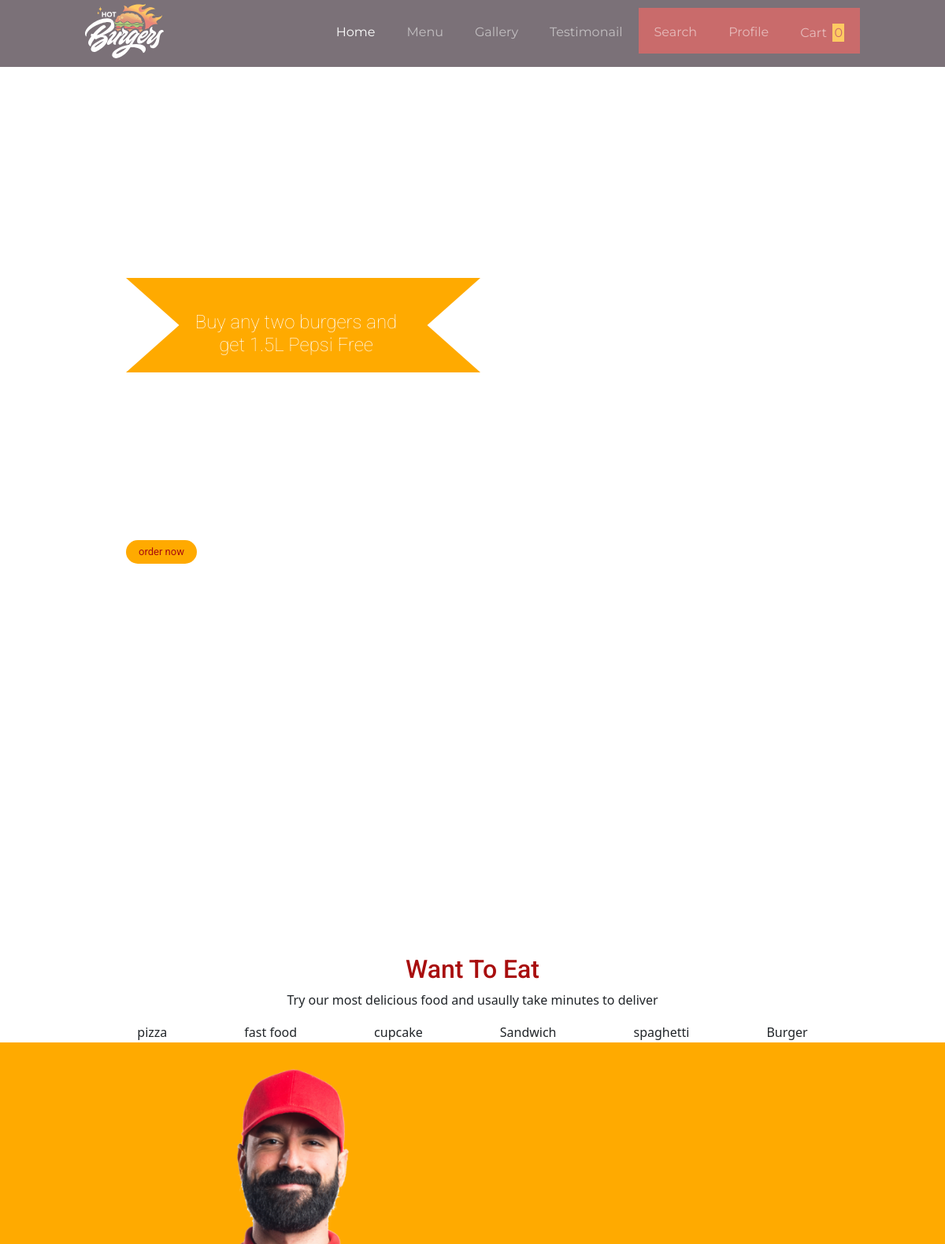
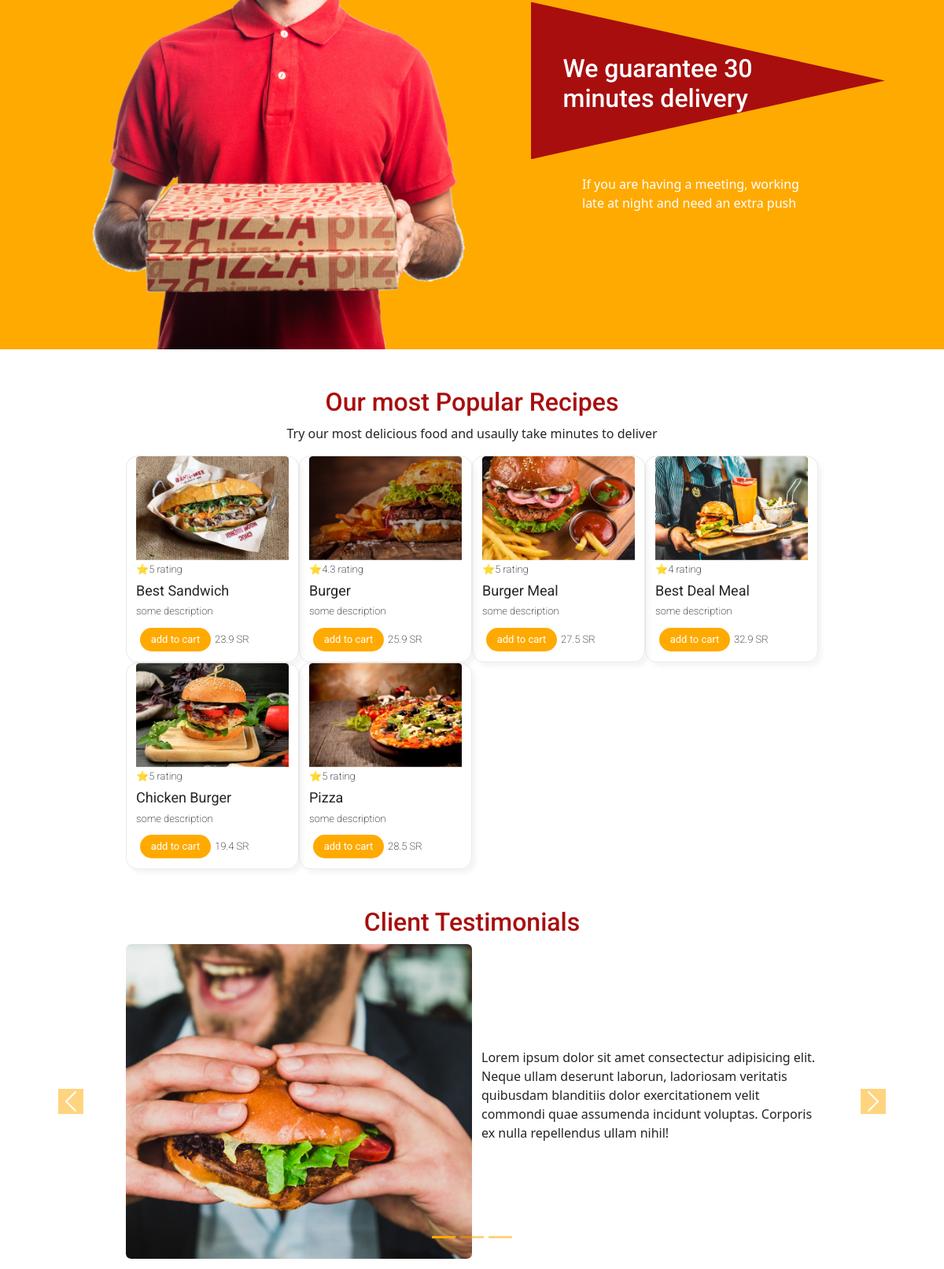
The page / (upper part) on the database its author committed (2 pictures, top to bottom).
### tables this page shows
CREATE TABLE `meal` (
  `id` int(11) NOT NULL,
  `title` varchar(50) NOT NULL,
  `price` decimal(10,4) UNSIGNED NOT NULL,
  `image` varchar(500) NOT NULL,
  `description` varchar(700) NOT NULL
);

### php/meal_db.php (called while the page is built, shortened)
<?php
class Meal_db{
    private $connection;
    public function __construct()
    {
        $this->connection = mysqli_connect('localhost:3308', 'root', '', 'meals');
    }
    public function getAllMeals(){
        $query = 'SELECT * FROM meal ';
        $meals = mysqli_query($this->connection, $query);
        $results = mysqli_fetch_all($meals, MYSQLI_ASSOC);
       for($i =1; $i<=count($results);$i++){
        $query = 'SELECT a.id, AVG(b.rating) as rating FROM meal a, reviews b where a.id=b.meal_id and a.id='.$i;
        $meals = mysqli_query($this->connection, $query);
        $res = mysqli_fetch_array($meals, MYSQLI_ASSOC);
        if($res == null){
            $results[$i-1]["rating"]=0;
        }else{
            $results[$i-1]["rating"]=$res["rating"];
        }
       }
        return $results;
    }
}
?>

### index.php (the view, shortened to what this page needs)
<!DOCTYPE html>
<html>
<head>
  <link rel="stylesheet" href="style.css" />
  <link href="https://cdn.jsdelivr.net/npm/bootstrap@5.0.0-beta2/dist/css/bootstrap.min.css" rel="stylesheet"
 />
  <?php
    require_once 'php/meal_db.php';
    $mealobj = new Meal_db();
    $meals = $mealobj->getAllMeals();
    ?>
</head>
<body class="indexbody">
  <?php include 'include/inc.header.php'; ?>
  <h1 class="partyheader">Party Time</h1>
  <main>
    <div Menu>
      <div class="shape">
        <h3 class="shapetext">Buy any two burgers and get 1.5L Pepsi Free</h3>
      </div>
      <input type="button" value="order now" class="buttons orderB" />
    </div>
    <h2 id="Menu" class="eatheader">Want To Eat</h2>
    <p class="eatp">
      Try our most delicious food and usaully take minutes to deliver
    </p>
    <table class="foodt">
      <tr>
        <td>
          <p>pizza</p>
        </td>
        <td>
          <p>fast food</p>
        </td>
        <td>
          <p>cupcake</p>
        </td>
        <td>
          <p>Sandwich</p>
        </td>
        <td>
          <p>spaghetti</p>
        </td>
        <td>
          <p>Burger</p>
        </td>
      </tr>
    </table>
    <div class="row deliverygrid ps-0 pe-0 ms-0 me-0">
      <div class="col-xxl-7 col-xl-7 col-lg-7 col-md-12 col-sm-12 col-xs-12 me-0 ms-0 pe-0 ps-0">
        <img src="projectImages/delivery.png" alt="delivery man" class="deliveryimg" />
      </div>
      <div class="col-xxl-5 col-xl-4 col-lg-5 col-md-12 col-sm-12 col-xs-12 me-0 ms-0 pe-0 ps-0 griditem2">
        <div class="triangle">
          <h2>We guarantee 30 minutes delivery</h2>
        </div>
        <p class="deliverytext">
          If you are having a meeting, working late at night and need an extra
          push
        </p>
      </div>
    </div>
  </main>
  <section id="Gallery">
    <h2 class="title">Our most Popular Recipes</h2>
    <p class="titletext">
      Try our most delicious food and usaully take minutes to deliver
    </p>
    <div id="cards" class="row cardrow me-0 ms-0">
      <?php  foreach($meals as $meal): ?>
      <div class="col-xxl-3 col-xl-3 col-lg-3 col-md-4 col-sm-12 col-xs-12 cardf">
        <img src="projectImages/meal<?php echo $meal["id"] ?>.png" width="100%" alt="Burger" />
        <h4 class="pt-1">&#11088;<?php echo round($meal["rating"],1) ?> rating</h4>
        <h2><?php echo $meal["title"] ?></h2>
        <h3>some description</h3>
        <div>
          <h3>
            <form method="get" action="php/cart.php">
              <input id="b<?php echo $meal["id"] ?>" type="submit" class="buttons adds"
                value="add to cart" /><?php echo round($meal["price"],2) ?> SR
            </form>
          </h3>
        </div>
      </div>
      <?php endforeach ?>
    </div>
  </section>
  <section id="Testimonail">
    <h2 class="title">Client Testimonials</h2>
    <div id="carouselExampleIndicators" class="carousel slide" data-bs-ride="carousel">
      <div class="carousel-indicators">
        <button type="button" data-bs-target="#carouselExampleIndicators" data-bs-slide-to="0" class="active"
          aria-current="true" aria-label="Slide 1"></button>
        <button type="button" data-bs-target="#carouselExampleIndicators" data-bs-slide-to="1"
          aria-label="Slide 2"></button>
        <button type="button" data-bs-target="#carouselExampleIndicators" data-bs-slide-to="2"
          aria-label="Slide 3"></button>
      </div>
      <div class="carousel-inner">
        <div class="carousel-item active">
          <div class="row cardrow">
            <div class="col-xxl-6 col-xl-6 col-lg-6 col-md-12 col-sm-12 col-xs-12 pe-0">
              <img class="Timg" src="projectImages/man-eating-burger.png" alt="Man eating Burger" />
            </div>
            <div class="col-xxl-6 col-xl-6 col-lg-6 col-md-12 col-sm-12 col-xs-12 Ttext">
              <p>
                Lorem ipsum dolor sit amet consectectur adipisicing elit.
                Neque ullam deserunt laborun, ladoriosam veritatis quibusdam
                blanditiis dolor exercitationem velit commondi quae assumenda
                incidunt voluptas. Corporis ex nulla repellendus ullam nihil!
              </p>
            </div>
          </div>
        </div>
      </div>
      <button class="carousel-control-prev" type="button" data-bs-target="#carouselExampleIndicators"
        data-bs-slide="prev">
        <span class="carousel-control-prev-icon" aria-hidden="true"></span>
      </button>
      <button class="carousel-control-next" type="button" data-bs-target="#carouselExampleIndicators"
        data-bs-slide="next">
        <span class="carousel-control-next-icon" aria-hidden="true"></span>
      </button>
    </div>
  </section>
</body>
</html>

### include/inc.header.php (shortened to what this page needs)
<?php
    $mealarray = $mealobj->getAllMeals();
    $cart=$_COOKIE["cart"]??"";
    if(strlen($cart)>0){
      $cart = explode(',',$cart);
    }else{
      $cart = [];
    }
    ?>
<div class="stickydiv p-0 ps-l-5 ps-xl-5 ps-xxl-5 pe-l-5 pe-xl-5 pe-xxl-5">
  <nav class="topnav navbar navbar-expand-lg navbar-dark p-0 ps-l-5 ps-xl-5 ps-xxl-5 pe-l-5 pe-xl-5 pe-xxl-5">
    <div class="container-fluid">
      <a class="navbar-brand" href="#">
        <img src="projectImages/logo-White.svg" alt="delivery man" width="100px" class="logo" /></a>
      <div class="collapse navbar-collapse" id="navbarSupportedContent">
        <ul class="navbar-nav ms-auto mb-2 mb-lg-0">
          <li class="nav-item transparent">
            <a class="nav-link active p-0" aria-current="page" href="index.php#">Home</a>
          </li>
          <li class="nav-item transparent">
            <a class="nav-link p-0" href="index.php#Menu">Menu</a>
          </li>
          <li class="nav-item transparent">
            <a class="nav-link p-0" href="index.php#Gallery">Gallery</a>
          </li>
          <li class="nav-item transparent">
            <a class="nav-link p-0" href="index.php#Testimonail">Testimonail</a>
          </li>
          <li class="nav-item red"><a class="nav-link p-0">Search</a></li>
          <li class="nav-item red"><a class="nav-link p-0">Profile</a></li>
          <li class="nav-item red bb">
            <a id="cartb" class="nav-link p-0" data-bs-toggle="modal" data-bs-target="#exampleModal">Cart
              <p id="cartnum"><?php echo count($cart);  ?></p>
            </a>
          </li>
        </ul>
      </div>
    </div>
  </nav>
</div>

### style.css (style rules this page uses)
body { font-family: "Montserrat", sans-serif; margin-left: 0; margin-right: 0; }
.indexbody { background-image: url(projectImages/party.png); background-position: top; background-size: auto; background-repeat: no-repeat; }
h1, h2, h3, h3, h4, h5, h6 { font-family: "Roboto", sans-serif; }
.stickydiv { position: sticky; top: 0; z-index: 1; background-color: #281923; opacity: 61%; height: 85px; }
.red { background-color: #a80e0e; }
.topnav ul { list-style-type: none; }
.topnav ul li { padding: 14px 20px; border-top: solid 5px; border-color: transparent; color: white; }
.topnav ul li a { font-family: "Montserrat", sans-serif; color: white; text-align: center; text-decoration: none; }
#cartb { display: inline; }
.bb { text-align: center; }
#cartnum { width: fit-content; margin: 0; padding: 2px; margin-left: 0.2rem; background-color: #ffaa00; color: #a80e0e; display: inline; }
.partyheader { font-family: "Montserrat", sans-serif; color: white; font-weight: 900; margin-left: 10rem; font-size: 50px; margin-bottom: 13rem; }
.shape { height: 120px; width: 450px; clip-path: polygon(0 0, 100% 0, 85% 50%, 100% 100%, 0 100%, 15% 50%); background-color: #ffaa00; color: #ffffff; text-align: center; margin-left: 10rem; position: relative; margin-bottom: 13rem; }
.shapetext { position: absolute; left: 35%; bottom: 10%; transform: translateX(-30%); font-size: x-large; font-weight: lighter; }
.buttons { background-color: #ffaa00; margin: 5px; height: 30px; width: 90px; border-radius: 20px; font-size: small; border-color: transparent; font-family: "Roboto", sans-serif; color: white; }
.orderB { color: #a80e0e; margin-bottom: 28rem; margin-left: 10rem; }
.eatheader { text-align: center; color: #a80e0e; margin-top: 3rem; }
.eatp { text-align: center; }
.foodt { margin: 0 auto; }
.foodt td p { margin: 0 3rem; text-align: center; }
main { padding: 0; margin: 0; border: 0; }
.deliverygrid { background-color: #ffaa00; }
.deliveryimg { width: 100%; }
.griditem2 { display: flex; flex-direction: column; justify-content: center; align-items: center; }
.triangle { margin-top: 100px; background-color: #a80e0e; height: 200px; width: 450px; clip-path: polygon(100% 50%, 0 0, 0 100%); align-content: center; color: #ffffff; position: relative; }
.triangle h2 { position: absolute; left: 30%; bottom: 25%; transform: translateX(-30%); }
.deliverytext { padding: 20px 60px 0px 40px; color: #ffffff; }
.title { text-align: center; margin-top: 3rem; color: #a80e0e; }
.titletext { text-align: center; }
.cardf { box-shadow: 5px 5px 5px #f3f3f3cc; border-radius: 15px; border: 1px solid #e4e4e4cc; }
.cardrow { padding: 0 10rem; }
.cardf h4, .cardf h3 { font-weight: 200; font-size: small; }
.cardf h2 { font-size: large; font-weight: 400; }
.Timg { max-height: 25rem; width: 100%; }
.Ttext { align-self: center; }
.carousel .carousel-indicators button { background-color: #ffaa00 !important; }
.carousel .carousel-control-prev .carousel-control-prev-icon { background-color: #ffaa00 !important; }
.carousel .carousel-control-next .carousel-control-next-icon { background-color: #ffaa00 !important; }

### rows shown on the page
meal: shows a picture, rating "5", title "Best Sandwich", price "23.9"
meal: shows a picture, rating "4.3", title "Burger", price "25.9"
meal: shows a picture, rating "5", title "Burger Meal", price "27.5"
meal: shows a picture, rating "4", title "Best Deal Meal", price "32.9"
meal: shows a picture, rating "5", title "Chicken Burger", price "19.4"
meal: shows a picture, rating "5", title "Pizza", price "28.5"

### other values the page prints
count($cart) "0"
